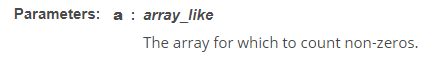
#> input picture img.png, 430 x 59 px
$ python main.py
#> lines starting #> are read from the running program, lines starting #| are printed output that depends on the picture; after the words box and inside, x2 and y2 are one past the last pixel; in counts of white or black regions, pixels touching at a corner belong together
### img_processor.py
import cv2 as cv
import math
import matplotlib.pyplot as plt
import numpy as np
import constants as const

def check_hit(img, pos, kernel):
    """
    Verifica a vizinhança de um pixel baseado em uma matriz de congruência.

    Parâmetros:
    - img: Matriz de pixels.
    - pos: Posição do pixel na imagem.
    - kernel: Matriz de congruência.

    Retorno:
    - 2 (FIT) se todos os vizinhos possuem valor 0;
    - 1 (HIT) se ao menos um vizinho possui valor 0;
    - 0 (MISS) caso contrário.
    """

    x, y = pos
    neighbours = get_neighbours(img, (x, y), kernel)
    count = len(neighbours)

    if (count == np.count_nonzero(kernel)):
        return const.FIT

    elif (count > 0):
        return const.HIT

    else:
        return const.MISS

def apply_effect(img, kernel, mode):
    """
    Aplica o efeito de erosão ou dilatação em uma imagem.

    Parâmetros:
    - img: Matriz de pixels;
    - kernel: Matriz de Congruência;
    - mode: Tipo de efeito (EROSION = 0, DILATE = 1).

    Retorno:
    Matriz de pixels com efeito aplicado.
    """

    width, height = img.shape
    result = np.zeros((width, height), dtype=np.uint8)

    for x in range(0, width):
        for y in range(0, height):

            hit = check_hit(img, (x, y), kernel)

            if (hit == const.FIT or (hit == const.HIT and mode == const.DILATE)):
                result[x, y] = 0
            else:
                result[x, y] = 255

    return result

# [20 lines left out: function histogram, not called in this run]

def segment_image(img, kernel):
    """
    Segmenta uma imagem em grupos de proximidade.

    Parâmetros:
    - img: Matriz de pixels;
    - kernel: Matriz de Congruência

    Retorno:
    Dictionary contendo todos os grupos encontrados. Cada valor do Dictionary são dois pontos ((x1, y1), (x2, y2)) que corresponde aos limites do grupo
    """

    width, height = np.shape(img)

    groups = np.zeros((width, height), dtype=np.uint8)
    bounds = {}
    current_group = 1

    queue = []

    # PERCORRENDO A IMAGEM
    for y1 in range(0, height):
        for x1 in range(0, width):

            # SE O PIXEL É PRETO E NÃO POSSUI GRUPO
            if (img[x1, y1] == 0 and groups[x1, y1] == 0):
                groups[x1, y1] = current_group
                bounds[current_group] = ((y1, x1), (y1, x1))

                queue = queue + get_neighbours(img, (x1, y1), kernel)

                # PERCORRENDO PELOS PIXELS PRETOS ADJACENTES
                while queue:
                    x2, y2 = queue.pop(0)

                    if (groups[x2, y2] == 0):
                        groups[x2, y2] = current_group

                        p_1 = bounds[current_group][0]
                        p_2 = bounds[current_group][1]

                        p_1 = (min(y2, p_1[0]), min(x2, p_1[1]))
                        p_2 = (max(y2, p_2[0]), max(x2, p_2[1]))

                        bounds[current_group] = (p_1, p_2)

                        queue = queue + get_neighbours(img, (x2, y2), kernel)

                current_group = current_group + 1

    return bounds

def get_neighbours(img, pos, kernel):
    """
    Obtem a vizinhança de um pixel baseado em uma Matriz de Congruência

    Parâmetros:
    - img: Matriz de pixels
    - pos: Posicao do pixel na imagem
    - kernel: Matriz de Congruência

    Retorno:
    Lista de tuplas (x, y) contendo a posição de cada vizinho do pixel de entrada
    """

    img_x, img_y = pos
    img_width, img_height = np.shape(img)
    kernel_width, kernel_height = np.shape(kernel)

    offset_x = math.floor(kernel_width / 2)
    offset_y = math.floor(kernel_height / 2)

    neighbours = []

    for kernel_y in range(0, kernel_height):
        for kernel_x in range(0, kernel_width):

            x = img_x + kernel_x - offset_x
            y = img_y + kernel_y - offset_y

            if (x < img_width and x >= 0 and y < img_height and y >= 0):
                if (kernel[kernel_x, kernel_y] == 1 and img[x, y] == 0):
                    neighbours.append((x, y))

    return neighbours

def draw_bounds(img, bounds, color):
    """
    Desenha um retângulo colorido para cada grupo.

    Parâmetros:
    - img: Matriz de pixels
    - bounds: Dictionary de grupos onde cada valor corresponde à dois pontos. Ex.: ((x1, y1), (x2, y2))
    - color: Cor do retângulo. Ex.: (255, 0, 0)

    Retorno:
    Matriz de pixels.
    """

    for group in bounds.keys():
        p1 = bounds[group][0]
        p2 = bounds[group][1]

        cv.rectangle(img, p1, p2, color, 1)

    return img

def get_threshold(img):
    ret, img = cv.threshold(img, 200, 255, cv.THRESH_BINARY)
    return img

### main.py
import cv2 as cv
import numpy as np
import constants as const
import img_processor as ip
import matplotlib.pyplot as plt

# INICIALIZAÇÃO
img = cv.imread("img.png", 0)
#> img: shape (59, 430); min 74, max 255, mean 245.7
neighborhood = np.array([[0, 1, 0],
                         [1, 1, 1],
                         [0, 1, 0]], dtype=np.uint8)

# CALCULAR THRESHOLD
img = ip.get_threshold(img)
#> in get_threshold, `ret, img = cv.threshold(img, 200, 255, cv.THRESH_BINARY)`:
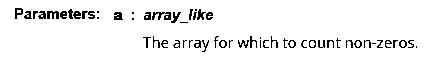
#> img: shape (59, 430); 93.7% white; black in thin lines or dots, all inside (x1, y1, x2, y2) = (15, 8, 417, 52)

# DILATANDO LETRAS VERTICALMENTE (AGRUPANDO ACENTUAÇÃO À LETRAS)
kernel_letter = np.array([[0, 1, 0],
                          [0, 1, 0],
                          [0, 1, 0]], dtype=np.uint8)
img_letter = ip.apply_effect(img, kernel_letter, const.DILATE)
#> the loop in apply_effect, `for x in range(0, width):` made 59 passes
#> after the loop in apply_effect, `for x in range(0, width):`:
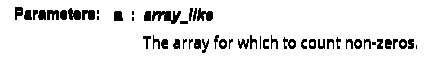
#> result: shape (59, 430); 89.8% white; 51 black regions (10 under 20 px), largest, box (x1, y1, x2, y2) and area: (152, 11, 181, 24) 214, (197, 8, 213, 21) 132, (68, 8, 81, 20) 114

# DILATANDO LETRAS EM TODAS AS DIREÇÕES (AGRUPANDO LETRAS DE PALAVRA)
kernel_word = np.ones((5, 5), dtype=np.uint8)
img_word = ip.apply_effect(img, kernel_word, const.DILATE)
#> call 2 of apply_effect, with kernel = array of shape (5, 5), mode = 1
#> after the loop in apply_effect (call 2), `for x in range(0, width):`:
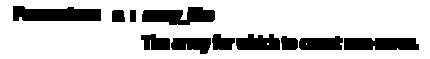
#> result: shape (59, 430); 78.3% white; 11 black regions, largest, box (x1, y1, x2, y2) and area: (13, 6, 101, 21) 1091, (142, 7, 215, 25) 923, (344, 38, 419, 50) 863

# SEGMENTANDO LETRAS
letters = ip.segment_image(img_letter, neighborhood)
#> after the loop in segment_image, `for y1 in range(0, height):`:
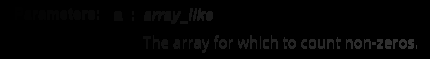
#> groups: shape (59, 430); min 0, max 52, mean 2.4

# SEGMENTANDO PALAVRAS
words = ip.segment_image(img_word, neighborhood)
#> after the loop in segment_image (call 2), `for y1 in range(0, height):`:
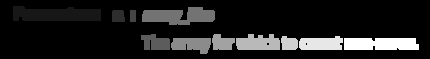
#> groups: shape (59, 430); min 0, max 11, mean 1.32; drawn with min black and max white

# RESULTADO
plot, (f1, f2, f3) = plt.subplots(3)
plot.suptitle('Resultado')

img_letter = cv.cvtColor(img_letter, cv.COLOR_BGR2RGB)
f1.set_title('Imagem após dilatação vertical')
f1.imshow(img_letter)

img_word = cv.cvtColor(img_word, cv.COLOR_BGR2RGB)
f2.set_title('Imagem após dilatação extrema')
f2.imshow(img_word)

img = cv.cvtColor(img, cv.COLOR_BGR2RGB)
img = ip.draw_bounds(img, letters, (0, 255, 0))
#> the loop in draw_bounds, `for group in bounds.keys():` made 52 passes
#> after the loop in draw_bounds, `for group in bounds.keys():`:
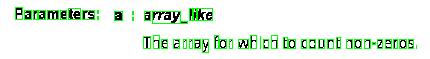
#> img: shape (59, 430, 3); mean R, G, B 227.6, 243.2, 227.6
img = ip.draw_bounds(img, words, (255, 0, 0))
#> call 2 of draw_bounds, with color = (255, 0, 0)
#> the loop in draw_bounds (call 2), `for group in bounds.keys():` made 11 passes
#> after the loop in draw_bounds (call 2), `for group in bounds.keys():`:
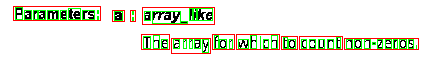
#> img: shape (59, 430, 3); 4.66% of pixels changed, all inside (x1, y1, x2, y2) = (13, 6, 419, 54)
f3.set_title('Imagem final')
f3.imshow(img)

plt.subplots_adjust(hspace=0.75)
plt.show()
